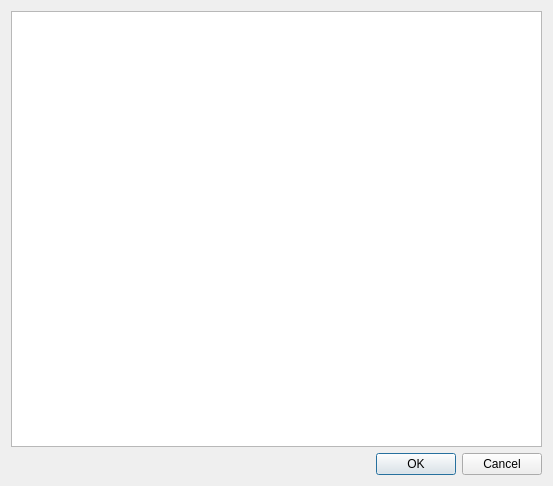
<?xml version="1.0" encoding="UTF-8"?>
<ui version="4.0">
 <class>CDlgSource</class>
 <widget class="QDialog" name="CDlgSource">
  <property name="geometry">
   <rect>
    <x>0</x>
    <y>0</y>
    <width>553</width>
    <height>486</height>
   </rect>
  </property>
  <property name="minimumSize">
   <size>
    <width>250</width>
    <height>150</height>
   </size>
  </property>
  <property name="windowTitle">
   <string>Dialog</string>
  </property>
  <layout class="QGridLayout" name="gridLayout">
   <item row="0" column="0">
    <widget class="QPlainTextEdit" name="eSource">
     <property name="font">
      <font>
       <family>Courier</family>
       <pointsize>9</pointsize>
      </font>
     </property>
    </widget>
   </item>
   <item row="1" column="0">
    <widget class="QDialogButtonBox" name="buttonBox">
     <property name="orientation">
      <enum>Qt::Horizontal</enum>
     </property>
     <property name="standardButtons">
      <set>QDialogButtonBox::Cancel|QDialogButtonBox::Ok</set>
     </property>
    </widget>
   </item>
  </layout>
  <zorder>eSource</zorder>
  <zorder>buttonBox</zorder>
 </widget>
 <resources/>
 <connections>
  <connection>
   <sender>buttonBox</sender>
   <signal>accepted()</signal>
   <receiver>CDlgSource</receiver>
   <slot>accept()</slot>
   <hints>
    <hint type="sourcelabel">
     <x>248</x>
     <y>254</y>
    </hint>
    <hint type="destinationlabel">
     <x>157</x>
     <y>274</y>
    </hint>
   </hints>
  </connection>
  <connection>
   <sender>buttonBox</sender>
   <signal>rejected()</signal>
   <receiver>CDlgSource</receiver>
   <slot>reject()</slot>
   <hints>
    <hint type="sourcelabel">
     <x>316</x>
     <y>260</y>
    </hint>
    <hint type="destinationlabel">
     <x>286</x>
     <y>274</y>
    </hint>
   </hints>
  </connection>
 </connections>
</ui>
